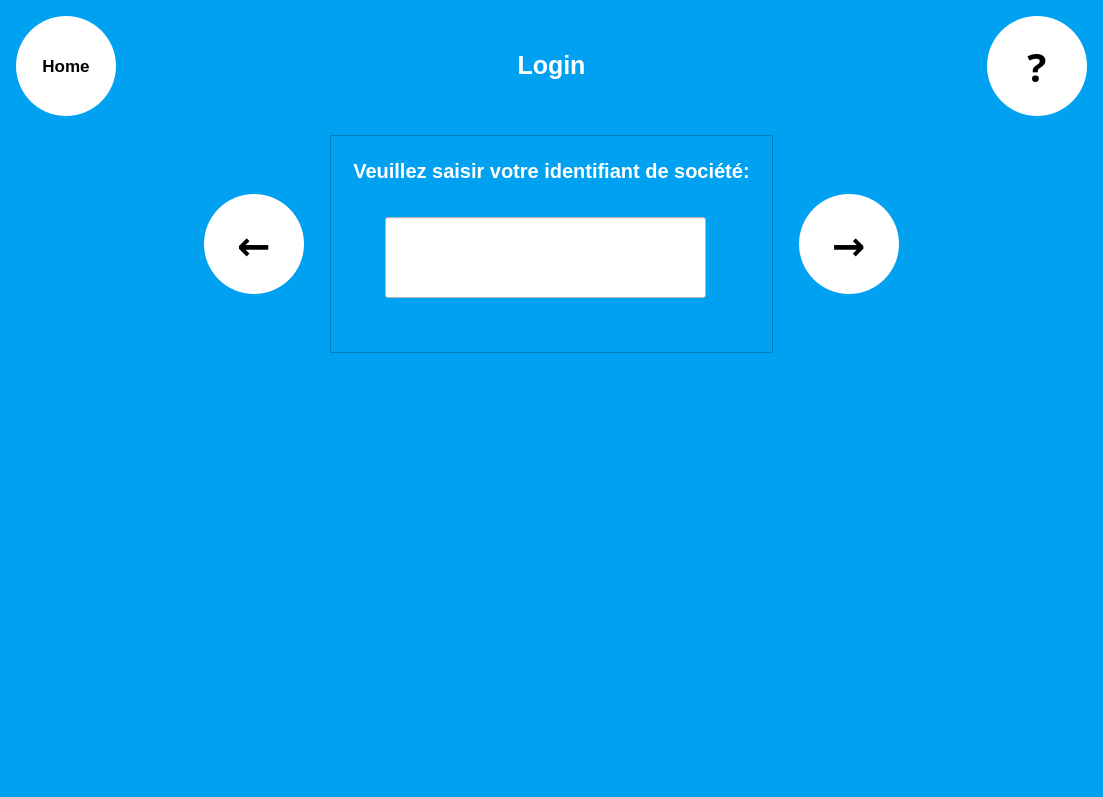
<?xml version="1.0" encoding="UTF-8"?>
<ui version="4.0">
 <class>Login</class>
 <widget class="QWidget" name="Login">
  <property name="geometry">
   <rect>
    <x>0</x>
    <y>0</y>
    <width>1103</width>
    <height>797</height>
   </rect>
  </property>
  <property name="minimumSize">
   <size>
    <width>0</width>
    <height>669</height>
   </size>
  </property>
  <property name="windowTitle">
   <string>Form</string>
  </property>
  <property name="styleSheet">
   <string notr="true">QWidget{
background-color: rgb(0, 161, 241);
}
QToolTip{	
	border:1px white;	
	border-radius:0px;  
	font : 15pt;
	background-color: rgb(114, 114, 114);
	color: rgb(255, 255, 255);	    	
}</string>
  </property>
  <layout class="QGridLayout" name="gridLayout_4">
   <item row="4" column="0">
    <spacer name="verticalSpacer_7">
     <property name="orientation">
      <enum>Qt::Vertical</enum>
     </property>
     <property name="sizeType">
      <enum>QSizePolicy::MinimumExpanding</enum>
     </property>
     <property name="sizeHint" stdset="0">
      <size>
       <width>20</width>
       <height>3</height>
      </size>
     </property>
    </spacer>
   </item>
   <item row="0" column="0">
    <layout class="QHBoxLayout" name="horizontalLayout_5">
     <property name="margin">
      <number>5</number>
     </property>
     <item>
      <widget class="QToolButton" name="B_Home">
       <property name="minimumSize">
        <size>
         <width>100</width>
         <height>100</height>
        </size>
       </property>
       <property name="maximumSize">
        <size>
         <width>100</width>
         <height>100</height>
        </size>
       </property>
       <property name="palette">
        <palette>
         <active>
          <colorrole role="Button">
           <brush brushstyle="SolidPattern">
            <color alpha="255">
             <red>255</red>
             <green>255</green>
             <blue>255</blue>
            </color>
           </brush>
          </colorrole>
          <colorrole role="Base">
           <brush brushstyle="SolidPattern">
            <color alpha="255">
             <red>255</red>
             <green>255</green>
             <blue>255</blue>
            </color>
           </brush>
          </colorrole>
          <colorrole role="Window">
           <brush brushstyle="SolidPattern">
            <color alpha="255">
             <red>255</red>
             <green>255</green>
             <blue>255</blue>
            </color>
           </brush>
          </colorrole>
         </active>
         <inactive>
          <colorrole role="Button">
           <brush brushstyle="SolidPattern">
            <color alpha="255">
             <red>255</red>
             <green>255</green>
             <blue>255</blue>
            </color>
           </brush>
          </colorrole>
          <colorrole role="Base">
           <brush brushstyle="SolidPattern">
            <color alpha="255">
             <red>255</red>
             <green>255</green>
             <blue>255</blue>
            </color>
           </brush>
          </colorrole>
          <colorrole role="Window">
           <brush brushstyle="SolidPattern">
            <color alpha="255">
             <red>255</red>
             <green>255</green>
             <blue>255</blue>
            </color>
           </brush>
          </colorrole>
         </inactive>
         <disabled>
          <colorrole role="Button">
           <brush brushstyle="SolidPattern">
            <color alpha="255">
             <red>255</red>
             <green>255</green>
             <blue>255</blue>
            </color>
           </brush>
          </colorrole>
          <colorrole role="Base">
           <brush brushstyle="SolidPattern">
            <color alpha="255">
             <red>255</red>
             <green>255</green>
             <blue>255</blue>
            </color>
           </brush>
          </colorrole>
          <colorrole role="Window">
           <brush brushstyle="SolidPattern">
            <color alpha="255">
             <red>255</red>
             <green>255</green>
             <blue>255</blue>
            </color>
           </brush>
          </colorrole>
         </disabled>
        </palette>
       </property>
       <property name="font">
        <font>
         <pointsize>13</pointsize>
         <weight>75</weight>
         <bold>true</bold>
        </font>
       </property>
       <property name="styleSheet">
        <string notr="true">QToolButton{
background-color: rgb(255, 255, 255);
border-width:1px;
border-radius:50px;
max-width:100px;
max-height:100px;
min-width:100px;
min-height:100px;
}

QToolButton:pressed{
    background-color: rgba(222,222,222,222);
	border-width:1px;
    border-radius:50px;
    max-width:100px;
    max-height:100px;
    min-width:100px;
    min-height:100px;
}
</string>
       </property>
       <property name="text">
        <string>Home</string>
       </property>
       <property name="icon">
        <iconset resource="Src.qrc">
         <normaloff>:/ImgList/Home</normaloff>:/ImgList/Home</iconset>
       </property>
       <property name="iconSize">
        <size>
         <width>70</width>
         <height>70</height>
        </size>
       </property>
       <property name="toolButtonStyle">
        <enum>Qt::ToolButtonTextUnderIcon</enum>
       </property>
      </widget>
     </item>
     <item>
      <widget class="QLabel" name="label">
       <property name="minimumSize">
        <size>
         <width>0</width>
         <height>35</height>
        </size>
       </property>
       <property name="maximumSize">
        <size>
         <width>145564</width>
         <height>35</height>
        </size>
       </property>
       <property name="font">
        <font>
         <pointsize>19</pointsize>
         <weight>75</weight>
         <bold>true</bold>
        </font>
       </property>
       <property name="layoutDirection">
        <enum>Qt::LeftToRight</enum>
       </property>
       <property name="styleSheet">
        <string notr="true">color: rgb(255, 255, 255);</string>
       </property>
       <property name="text">
        <string>Login</string>
       </property>
       <property name="alignment">
        <set>Qt::AlignCenter</set>
       </property>
      </widget>
     </item>
     <item>
      <widget class="QToolButton" name="B_Help">
       <property name="palette">
        <palette>
         <active>
          <colorrole role="Button">
           <brush brushstyle="SolidPattern">
            <color alpha="255">
             <red>255</red>
             <green>255</green>
             <blue>255</blue>
            </color>
           </brush>
          </colorrole>
          <colorrole role="Base">
           <brush brushstyle="SolidPattern">
            <color alpha="255">
             <red>255</red>
             <green>255</green>
             <blue>255</blue>
            </color>
           </brush>
          </colorrole>
          <colorrole role="Window">
           <brush brushstyle="SolidPattern">
            <color alpha="255">
             <red>255</red>
             <green>255</green>
             <blue>255</blue>
            </color>
           </brush>
          </colorrole>
         </active>
         <inactive>
          <colorrole role="Button">
           <brush brushstyle="SolidPattern">
            <color alpha="255">
             <red>255</red>
             <green>255</green>
             <blue>255</blue>
            </color>
           </brush>
          </colorrole>
          <colorrole role="Base">
           <brush brushstyle="SolidPattern">
            <color alpha="255">
             <red>255</red>
             <green>255</green>
             <blue>255</blue>
            </color>
           </brush>
          </colorrole>
          <colorrole role="Window">
           <brush brushstyle="SolidPattern">
            <color alpha="255">
             <red>255</red>
             <green>255</green>
             <blue>255</blue>
            </color>
           </brush>
          </colorrole>
         </inactive>
         <disabled>
          <colorrole role="Button">
           <brush brushstyle="SolidPattern">
            <color alpha="255">
             <red>255</red>
             <green>255</green>
             <blue>255</blue>
            </color>
           </brush>
          </colorrole>
          <colorrole role="Base">
           <brush brushstyle="SolidPattern">
            <color alpha="255">
             <red>255</red>
             <green>255</green>
             <blue>255</blue>
            </color>
           </brush>
          </colorrole>
          <colorrole role="Window">
           <brush brushstyle="SolidPattern">
            <color alpha="255">
             <red>255</red>
             <green>255</green>
             <blue>255</blue>
            </color>
           </brush>
          </colorrole>
         </disabled>
        </palette>
       </property>
       <property name="font">
        <font>
         <family>Droid Sans Georgian</family>
         <pointsize>30</pointsize>
         <weight>75</weight>
         <bold>true</bold>
        </font>
       </property>
       <property name="styleSheet">
        <string notr="true">QToolButton{
background-color: rgb(255, 255, 255);
border-width:1px;
border-radius:50px;
max-width:100px;
max-height:100px;
min-width:100px;
min-height:100px;
}

QToolButton:pressed{
    background-color: rgb(222, 222, 222);
	border-width:1px;
    border-radius:50px;
    max-width:100px;
    max-height:100px;
    min-width:100px;
    min-height:100px;
}
</string>
       </property>
       <property name="text">
        <string>?</string>
       </property>
       <property name="popupMode">
        <enum>QToolButton::DelayedPopup</enum>
       </property>
       <property name="toolButtonStyle">
        <enum>Qt::ToolButtonIconOnly</enum>
       </property>
       <property name="autoRaise">
        <bool>false</bool>
       </property>
      </widget>
     </item>
    </layout>
   </item>
   <item row="2" column="0">
    <layout class="QHBoxLayout" name="horizontalLayout_6">
     <property name="margin">
      <number>5</number>
     </property>
     <item>
      <spacer name="horizontalSpacer_15">
       <property name="orientation">
        <enum>Qt::Horizontal</enum>
       </property>
       <property name="sizeHint" stdset="0">
        <size>
         <width>40</width>
         <height>20</height>
        </size>
       </property>
      </spacer>
     </item>
     <item>
      <widget class="QToolButton" name="B_Precedant">
       <property name="palette">
        <palette>
         <active>
          <colorrole role="Button">
           <brush brushstyle="SolidPattern">
            <color alpha="255">
             <red>255</red>
             <green>255</green>
             <blue>255</blue>
            </color>
           </brush>
          </colorrole>
          <colorrole role="Base">
           <brush brushstyle="SolidPattern">
            <color alpha="255">
             <red>255</red>
             <green>255</green>
             <blue>255</blue>
            </color>
           </brush>
          </colorrole>
          <colorrole role="Window">
           <brush brushstyle="SolidPattern">
            <color alpha="255">
             <red>255</red>
             <green>255</green>
             <blue>255</blue>
            </color>
           </brush>
          </colorrole>
          <colorrole role="Highlight">
           <brush brushstyle="SolidPattern">
            <color alpha="255">
             <red>213</red>
             <green>213</green>
             <blue>213</blue>
            </color>
           </brush>
          </colorrole>
         </active>
         <inactive>
          <colorrole role="Button">
           <brush brushstyle="SolidPattern">
            <color alpha="255">
             <red>255</red>
             <green>255</green>
             <blue>255</blue>
            </color>
           </brush>
          </colorrole>
          <colorrole role="Base">
           <brush brushstyle="SolidPattern">
            <color alpha="255">
             <red>255</red>
             <green>255</green>
             <blue>255</blue>
            </color>
           </brush>
          </colorrole>
          <colorrole role="Window">
           <brush brushstyle="SolidPattern">
            <color alpha="255">
             <red>255</red>
             <green>255</green>
             <blue>255</blue>
            </color>
           </brush>
          </colorrole>
          <colorrole role="Highlight">
           <brush brushstyle="SolidPattern">
            <color alpha="255">
             <red>213</red>
             <green>213</green>
             <blue>213</blue>
            </color>
           </brush>
          </colorrole>
         </inactive>
         <disabled>
          <colorrole role="Button">
           <brush brushstyle="SolidPattern">
            <color alpha="255">
             <red>255</red>
             <green>255</green>
             <blue>255</blue>
            </color>
           </brush>
          </colorrole>
          <colorrole role="Base">
           <brush brushstyle="SolidPattern">
            <color alpha="255">
             <red>255</red>
             <green>255</green>
             <blue>255</blue>
            </color>
           </brush>
          </colorrole>
          <colorrole role="Window">
           <brush brushstyle="SolidPattern">
            <color alpha="255">
             <red>255</red>
             <green>255</green>
             <blue>255</blue>
            </color>
           </brush>
          </colorrole>
          <colorrole role="Highlight">
           <brush brushstyle="SolidPattern">
            <color alpha="255">
             <red>213</red>
             <green>213</green>
             <blue>213</blue>
            </color>
           </brush>
          </colorrole>
         </disabled>
        </palette>
       </property>
       <property name="font">
        <font>
         <family>Droid Sans Georgian</family>
         <pointsize>30</pointsize>
         <weight>75</weight>
         <bold>true</bold>
        </font>
       </property>
       <property name="styleSheet">
        <string notr="true">QToolButton{
background-color: rgb(255, 255, 255);
border-width:1px;
border-radius:50px;
max-width:100px;
max-height:100px;
min-width:100px;
min-height:100px;
}

QToolButton:pressed{
    background-color: rgb(222, 222, 222);
	border-width:1px;
    border-radius:50px;
    max-width:100px;
    max-height:100px;
    min-width:100px;
    min-height:100px;
}
</string>
       </property>
       <property name="text">
        <string>←</string>
       </property>
       <property name="popupMode">
        <enum>QToolButton::DelayedPopup</enum>
       </property>
       <property name="toolButtonStyle">
        <enum>Qt::ToolButtonIconOnly</enum>
       </property>
       <property name="autoRaise">
        <bool>false</bool>
       </property>
      </widget>
     </item>
     <item>
      <spacer name="horizontalSpacer_9">
       <property name="orientation">
        <enum>Qt::Horizontal</enum>
       </property>
       <property name="sizeType">
        <enum>QSizePolicy::Fixed</enum>
       </property>
       <property name="sizeHint" stdset="0">
        <size>
         <width>20</width>
         <height>20</height>
        </size>
       </property>
      </spacer>
     </item>
     <item>
      <widget class="QStackedWidget" name="stackedWidget">
       <property name="styleSheet">
        <string notr="true">QStackedWidget{

border-color: rgb(100, 100, 100);
}

QToolTip{
	position:right-center;
	border:1px white;	
	border-radius:0px;
    min-width:450;
	max-width:450;
	min-height:150;
	max-height:150;
	font:16pt;
	background-color: rgb(114, 114, 114);
	color: rgb(255, 255, 255);
	    	
}</string>
       </property>
       <property name="frameShape">
        <enum>QFrame::StyledPanel</enum>
       </property>
       <property name="frameShadow">
        <enum>QFrame::Sunken</enum>
       </property>
       <property name="currentIndex">
        <number>0</number>
       </property>
       <widget class="QWidget" name="P_Societe">
        <property name="styleSheet">
         <string notr="true"/>
        </property>
        <layout class="QGridLayout" name="gridLayout">
         <item row="2" column="0">
          <layout class="QHBoxLayout" name="horizontalLayout">
           <property name="margin">
            <number>5</number>
           </property>
           <item>
            <spacer name="horizontalSpacer">
             <property name="orientation">
              <enum>Qt::Horizontal</enum>
             </property>
             <property name="sizeHint" stdset="0">
              <size>
               <width>40</width>
               <height>20</height>
              </size>
             </property>
            </spacer>
           </item>
           <item>
            <widget class="QLineEdit" name="Edit_societe">
             <property name="minimumSize">
              <size>
               <width>321</width>
               <height>81</height>
              </size>
             </property>
             <property name="maximumSize">
              <size>
               <width>321</width>
               <height>81</height>
              </size>
             </property>
             <property name="font">
              <font>
               <pointsize>20</pointsize>
               <weight>75</weight>
               <bold>true</bold>
              </font>
             </property>
             <property name="styleSheet">
              <string notr="true">background-color: rgb(255, 255, 255);</string>
             </property>
             <property name="maxLength">
              <number>3</number>
             </property>
             <property name="alignment">
              <set>Qt::AlignCenter</set>
             </property>
            </widget>
           </item>
           <item>
            <spacer name="horizontalSpacer_2">
             <property name="orientation">
              <enum>Qt::Horizontal</enum>
             </property>
             <property name="sizeHint" stdset="0">
              <size>
               <width>40</width>
               <height>20</height>
              </size>
             </property>
            </spacer>
           </item>
          </layout>
         </item>
         <item row="1" column="0">
          <spacer name="verticalSpacer">
           <property name="orientation">
            <enum>Qt::Vertical</enum>
           </property>
           <property name="sizeType">
            <enum>QSizePolicy::Fixed</enum>
           </property>
           <property name="sizeHint" stdset="0">
            <size>
             <width>20</width>
             <height>10</height>
            </size>
           </property>
          </spacer>
         </item>
         <item row="0" column="0" colspan="3">
          <widget class="QLabel" name="label_2">
           <property name="minimumSize">
            <size>
             <width>0</width>
             <height>51</height>
            </size>
           </property>
           <property name="maximumSize">
            <size>
             <width>5635363</width>
             <height>51</height>
            </size>
           </property>
           <property name="font">
            <font>
             <pointsize>15</pointsize>
             <weight>75</weight>
             <bold>true</bold>
            </font>
           </property>
           <property name="styleSheet">
            <string notr="true">color: rgb(255, 255, 255);</string>
           </property>
           <property name="text">
            <string>Veuillez saisir votre identifiant de société:</string>
           </property>
           <property name="alignment">
            <set>Qt::AlignCenter</set>
           </property>
          </widget>
         </item>
         <item row="3" column="0">
          <spacer name="verticalSpacer_5">
           <property name="orientation">
            <enum>Qt::Vertical</enum>
           </property>
           <property name="sizeType">
            <enum>QSizePolicy::Fixed</enum>
           </property>
           <property name="sizeHint" stdset="0">
            <size>
             <width>20</width>
             <height>40</height>
            </size>
           </property>
          </spacer>
         </item>
        </layout>
       </widget>
       <widget class="QWidget" name="P_ID">
        <layout class="QGridLayout" name="gridLayout_2">
         <item row="0" column="0" colspan="2">
          <widget class="QLabel" name="label_3">
           <property name="minimumSize">
            <size>
             <width>0</width>
             <height>51</height>
            </size>
           </property>
           <property name="maximumSize">
            <size>
             <width>432432</width>
             <height>51</height>
            </size>
           </property>
           <property name="font">
            <font>
             <pointsize>15</pointsize>
             <weight>75</weight>
             <bold>true</bold>
            </font>
           </property>
           <property name="styleSheet">
            <string notr="true">color: rgb(255, 255, 255);</string>
           </property>
           <property name="text">
            <string>Veuillez saisir votre identifiant de personnel:</string>
           </property>
           <property name="alignment">
            <set>Qt::AlignCenter</set>
           </property>
          </widget>
         </item>
         <item row="2" column="0" colspan="2">
          <layout class="QHBoxLayout" name="horizontalLayout_3">
           <property name="margin">
            <number>5</number>
           </property>
           <item>
            <spacer name="horizontalSpacer_3">
             <property name="orientation">
              <enum>Qt::Horizontal</enum>
             </property>
             <property name="sizeHint" stdset="0">
              <size>
               <width>40</width>
               <height>20</height>
              </size>
             </property>
            </spacer>
           </item>
           <item>
            <widget class="QLineEdit" name="Edit_personnel">
             <property name="minimumSize">
              <size>
               <width>321</width>
               <height>81</height>
              </size>
             </property>
             <property name="maximumSize">
              <size>
               <width>321</width>
               <height>81</height>
              </size>
             </property>
             <property name="font">
              <font>
               <pointsize>20</pointsize>
               <weight>75</weight>
               <bold>true</bold>
              </font>
             </property>
             <property name="styleSheet">
              <string notr="true">background-color: rgb(255, 255, 255);</string>
             </property>
             <property name="inputMethodHints">
              <set>Qt::ImhFormattedNumbersOnly</set>
             </property>
             <property name="maxLength">
              <number>3</number>
             </property>
             <property name="alignment">
              <set>Qt::AlignCenter</set>
             </property>
            </widget>
           </item>
           <item>
            <spacer name="horizontalSpacer_4">
             <property name="orientation">
              <enum>Qt::Horizontal</enum>
             </property>
             <property name="sizeHint" stdset="0">
              <size>
               <width>40</width>
               <height>20</height>
              </size>
             </property>
            </spacer>
           </item>
          </layout>
         </item>
         <item row="1" column="1">
          <spacer name="verticalSpacer_3">
           <property name="orientation">
            <enum>Qt::Vertical</enum>
           </property>
           <property name="sizeType">
            <enum>QSizePolicy::Fixed</enum>
           </property>
           <property name="sizeHint" stdset="0">
            <size>
             <width>20</width>
             <height>10</height>
            </size>
           </property>
          </spacer>
         </item>
         <item row="3" column="0" colspan="2">
          <spacer name="verticalSpacer_6">
           <property name="orientation">
            <enum>Qt::Vertical</enum>
           </property>
           <property name="sizeType">
            <enum>QSizePolicy::Fixed</enum>
           </property>
           <property name="sizeHint" stdset="0">
            <size>
             <width>20</width>
             <height>40</height>
            </size>
           </property>
          </spacer>
         </item>
        </layout>
       </widget>
       <widget class="QWidget" name="P_Password">
        <layout class="QGridLayout" name="gridLayout_3">
         <item row="1" column="0">
          <spacer name="verticalSpacer_4">
           <property name="orientation">
            <enum>Qt::Vertical</enum>
           </property>
           <property name="sizeType">
            <enum>QSizePolicy::Fixed</enum>
           </property>
           <property name="sizeHint" stdset="0">
            <size>
             <width>20</width>
             <height>10</height>
            </size>
           </property>
          </spacer>
         </item>
         <item row="2" column="0">
          <layout class="QHBoxLayout" name="horizontalLayout_2">
           <property name="margin">
            <number>5</number>
           </property>
           <item>
            <spacer name="horizontalSpacer_5">
             <property name="orientation">
              <enum>Qt::Horizontal</enum>
             </property>
             <property name="sizeHint" stdset="0">
              <size>
               <width>40</width>
               <height>20</height>
              </size>
             </property>
            </spacer>
           </item>
           <item>
            <widget class="QLineEdit" name="Edit_passwd">
             <property name="minimumSize">
              <size>
               <width>321</width>
               <height>81</height>
              </size>
             </property>
             <property name="maximumSize">
              <size>
               <width>321</width>
               <height>81</height>
              </size>
             </property>
             <property name="font">
              <font>
               <pointsize>20</pointsize>
               <weight>75</weight>
               <bold>true</bold>
              </font>
             </property>
             <property name="styleSheet">
              <string notr="true">background-color: rgb(255, 255, 255);</string>
             </property>
             <property name="inputMethodHints">
              <set>Qt::ImhFormattedNumbersOnly|Qt::ImhHiddenText|Qt::ImhNoAutoUppercase|Qt::ImhNoPredictiveText</set>
             </property>
             <property name="text">
              <string/>
             </property>
             <property name="maxLength">
              <number>6</number>
             </property>
             <property name="echoMode">
              <enum>QLineEdit::Password</enum>
             </property>
             <property name="alignment">
              <set>Qt::AlignCenter</set>
             </property>
            </widget>
           </item>
           <item>
            <spacer name="horizontalSpacer_6">
             <property name="orientation">
              <enum>Qt::Horizontal</enum>
             </property>
             <property name="sizeHint" stdset="0">
              <size>
               <width>40</width>
               <height>20</height>
              </size>
             </property>
            </spacer>
           </item>
          </layout>
         </item>
         <item row="0" column="0">
          <widget class="QLabel" name="label_5">
           <property name="minimumSize">
            <size>
             <width>10</width>
             <height>51</height>
            </size>
           </property>
           <property name="maximumSize">
            <size>
             <width>1552244</width>
             <height>51</height>
            </size>
           </property>
           <property name="font">
            <font>
             <pointsize>15</pointsize>
             <weight>75</weight>
             <bold>true</bold>
            </font>
           </property>
           <property name="styleSheet">
            <string notr="true">color: rgb(255, 255, 255);</string>
           </property>
           <property name="text">
            <string>Veuillez saisir votre mot de passe:</string>
           </property>
           <property name="alignment">
            <set>Qt::AlignCenter</set>
           </property>
          </widget>
         </item>
         <item row="3" column="0">
          <spacer name="verticalSpacer_2">
           <property name="orientation">
            <enum>Qt::Vertical</enum>
           </property>
           <property name="sizeType">
            <enum>QSizePolicy::Fixed</enum>
           </property>
           <property name="sizeHint" stdset="0">
            <size>
             <width>20</width>
             <height>40</height>
            </size>
           </property>
          </spacer>
         </item>
        </layout>
       </widget>
      </widget>
     </item>
     <item>
      <spacer name="horizontalSpacer_10">
       <property name="orientation">
        <enum>Qt::Horizontal</enum>
       </property>
       <property name="sizeType">
        <enum>QSizePolicy::Fixed</enum>
       </property>
       <property name="sizeHint" stdset="0">
        <size>
         <width>20</width>
         <height>20</height>
        </size>
       </property>
      </spacer>
     </item>
     <item>
      <widget class="QToolButton" name="B_Suivant">
       <property name="palette">
        <palette>
         <active>
          <colorrole role="Button">
           <brush brushstyle="SolidPattern">
            <color alpha="255">
             <red>255</red>
             <green>255</green>
             <blue>255</blue>
            </color>
           </brush>
          </colorrole>
          <colorrole role="Base">
           <brush brushstyle="SolidPattern">
            <color alpha="255">
             <red>255</red>
             <green>255</green>
             <blue>255</blue>
            </color>
           </brush>
          </colorrole>
          <colorrole role="Window">
           <brush brushstyle="SolidPattern">
            <color alpha="255">
             <red>255</red>
             <green>255</green>
             <blue>255</blue>
            </color>
           </brush>
          </colorrole>
         </active>
         <inactive>
          <colorrole role="Button">
           <brush brushstyle="SolidPattern">
            <color alpha="255">
             <red>255</red>
             <green>255</green>
             <blue>255</blue>
            </color>
           </brush>
          </colorrole>
          <colorrole role="Base">
           <brush brushstyle="SolidPattern">
            <color alpha="255">
             <red>255</red>
             <green>255</green>
             <blue>255</blue>
            </color>
           </brush>
          </colorrole>
          <colorrole role="Window">
           <brush brushstyle="SolidPattern">
            <color alpha="255">
             <red>255</red>
             <green>255</green>
             <blue>255</blue>
            </color>
           </brush>
          </colorrole>
         </inactive>
         <disabled>
          <colorrole role="Button">
           <brush brushstyle="SolidPattern">
            <color alpha="255">
             <red>255</red>
             <green>255</green>
             <blue>255</blue>
            </color>
           </brush>
          </colorrole>
          <colorrole role="Base">
           <brush brushstyle="SolidPattern">
            <color alpha="255">
             <red>255</red>
             <green>255</green>
             <blue>255</blue>
            </color>
           </brush>
          </colorrole>
          <colorrole role="Window">
           <brush brushstyle="SolidPattern">
            <color alpha="255">
             <red>255</red>
             <green>255</green>
             <blue>255</blue>
            </color>
           </brush>
          </colorrole>
         </disabled>
        </palette>
       </property>
       <property name="font">
        <font>
         <family>Droid Sans Georgian</family>
         <pointsize>30</pointsize>
         <weight>75</weight>
         <bold>true</bold>
        </font>
       </property>
       <property name="styleSheet">
        <string notr="true">QToolButton{
background-color: rgb(255, 255, 255);
border-width:1px;
border-radius:50px;
max-width:100px;
max-height:100px;
min-width:100px;
min-height:100px;
}

QToolButton:pressed{
    background-color: rgb(222, 222, 222);
	border-width:1px;
    border-radius:50px;
    max-width:100px;
    max-height:100px;
    min-width:100px;
    min-height:100px;
}
</string>
       </property>
       <property name="text">
        <string>→</string>
       </property>
       <property name="popupMode">
        <enum>QToolButton::DelayedPopup</enum>
       </property>
       <property name="toolButtonStyle">
        <enum>Qt::ToolButtonIconOnly</enum>
       </property>
       <property name="autoRaise">
        <bool>false</bool>
       </property>
      </widget>
     </item>
     <item>
      <spacer name="horizontalSpacer_11">
       <property name="orientation">
        <enum>Qt::Horizontal</enum>
       </property>
       <property name="sizeHint" stdset="0">
        <size>
         <width>40</width>
         <height>20</height>
        </size>
       </property>
      </spacer>
     </item>
    </layout>
   </item>
   <item row="3" column="0">
    <layout class="QHBoxLayout" name="horizontalLayout_4">
     <property name="margin">
      <number>5</number>
     </property>
     <item>
      <spacer name="horizontalSpacer_13">
       <property name="orientation">
        <enum>Qt::Horizontal</enum>
       </property>
       <property name="sizeHint" stdset="0">
        <size>
         <width>40</width>
         <height>20</height>
        </size>
       </property>
      </spacer>
     </item>
     <item>
      <widget class="KeyBoard" name="WKeyBoard" native="true">
       <property name="minimumSize">
        <size>
         <width>999</width>
         <height>425</height>
        </size>
       </property>
       <property name="maximumSize">
        <size>
         <width>999</width>
         <height>425</height>
        </size>
       </property>
      </widget>
     </item>
     <item>
      <spacer name="horizontalSpacer_12">
       <property name="orientation">
        <enum>Qt::Horizontal</enum>
       </property>
       <property name="sizeType">
        <enum>QSizePolicy::Expanding</enum>
       </property>
       <property name="sizeHint" stdset="0">
        <size>
         <width>40</width>
         <height>20</height>
        </size>
       </property>
      </spacer>
     </item>
    </layout>
   </item>
   <item row="1" column="0">
    <spacer name="verticalSpacer_8">
     <property name="orientation">
      <enum>Qt::Vertical</enum>
     </property>
     <property name="sizeType">
      <enum>QSizePolicy::MinimumExpanding</enum>
     </property>
     <property name="sizeHint" stdset="0">
      <size>
       <width>20</width>
       <height>3</height>
      </size>
     </property>
    </spacer>
   </item>
  </layout>
 </widget>
 <customwidgets>
  <customwidget>
   <class>KeyBoard</class>
   <extends>QWidget</extends>
   <header>keyboard.h</header>
   <container>1</container>
  </customwidget>
 </customwidgets>
 <resources>
  <include location="Src.qrc"/>
 </resources>
 <connections/>
</ui>
